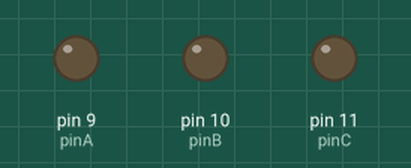
Simulated run of this sketch. Board: Arduino Uno, built with avr-gcc and run on an emulated ATmega328P. On the bench: output pins drawn as LEDs (lit = HIGH).

Above: at 0.15 s.
At 4.8 s:
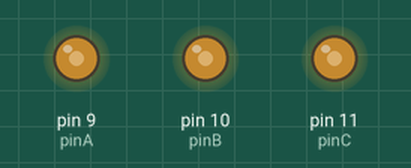
Timing chart, 0 to 6.3 s (numbered marks = the images above):
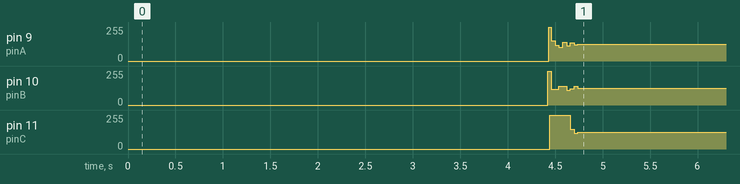

The sketch:

sketch_HDD.ino
```cpp
int levels[48] = {
  127,  144,  160,  176,  191,  205,  217,  228,  237,
  245,  250,  253,  255,  253,  250,  245, 237,  228,
  217,  205,  191,  176,  160,  144,  127,  110,   94,
  78,   63,   49,   37,   26, 17,    9,    4,    1,
  0,    1,    4,    9,   17,   26,   37,   49,   63,
  78,   94,  110};
// These are the pins used to drive the motor.
int pinA = 9;
int pinB = 10;
int pinC = 11;
int step = 0;
// Keeps track of what pulse width to use
unsigned long lastTime = 0; // the time in micros since last
int period = 3000;          // set motor speed by defining time between steps

void setup() {
  // Set pins as digital outputs
  pinMode(pinA, OUTPUT);
  pinMode(pinB, OUTPUT);
  pinMode(pinC, OUTPUT);   // Set all the pins LOW
  digitalWrite(pinA, LOW);
  digitalWrite(pinB, LOW);
  digitalWrite(pinC, LOW);
}

void loop() {   // Check if it is time for the next step
  if ((micros() - lastTime) >= period)   {
    // Next three lines send pulse width value for this step.
    analogWrite(pinA, levels[step]);
    analogWrite(pinB, levels[(step + 16) % 48]);
    analogWrite(pinC, levels[(step + 32) % 48]);
    // Add one to set (% 48 rolls step back to 0 after it fits 47)
    step = (step + 1) % 48;     // make note of current time
    lastTime = micros();     // ramps up the speed
    if (period > 200)
    {
      period -= 1;
      // make speed faster (the period between steps smalled)
    }
  }
}
```

Measured:
- by itself, pin 10 (pinB): 0/255 → 118/255 at 4.4 s, → 141/255 0.12 s later, → 126/255 0.08 s later
- by itself, pin 11 (pinC): 0/255 → 255/255 at 4.4 s, → 126/255 0.21 s later
